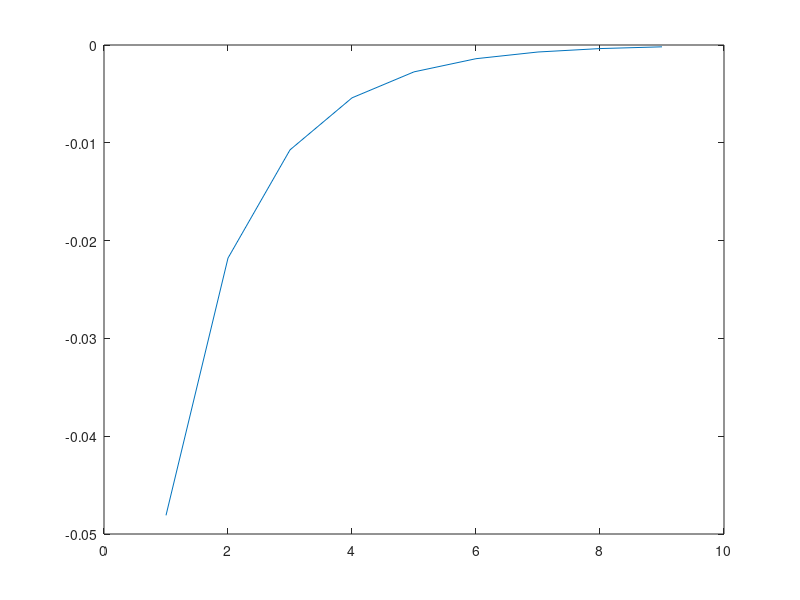

Recreate this plot in MATLAB.
clc;clear;
%%
cap = [
1          2.11577897412371
2          2.06768683679519
4          2.04590060892213
8          2.03517703152979
16         2.02977356771906
32         2.02702737835884
64         2.02562700128181
128        2.02491191682326
256        2.02454655205775
512        2.02435982332622
];
%%
for k=1:length(cap)-1
    itr(k,1) = k;
    dif(k,1) = cap(k+1,2)-cap(k,2);
end
%%
[itr dif]
plot(itr,dif)
%%